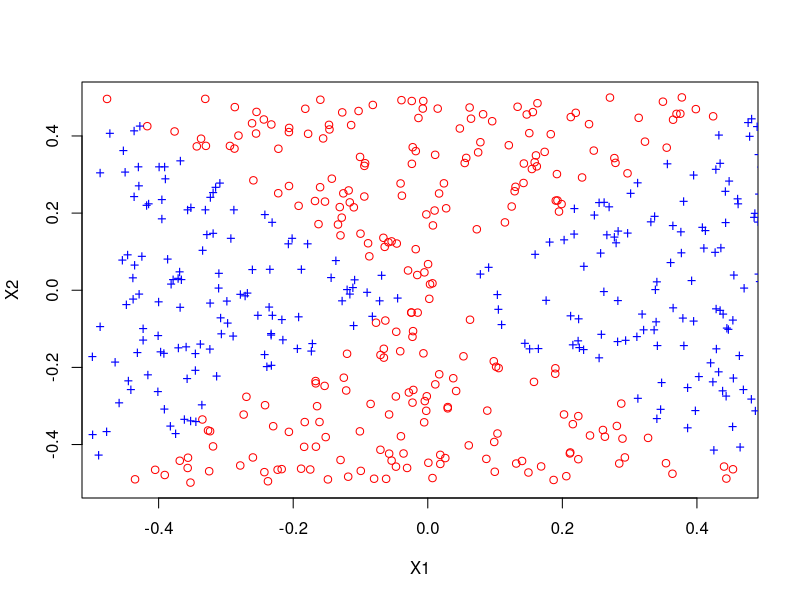
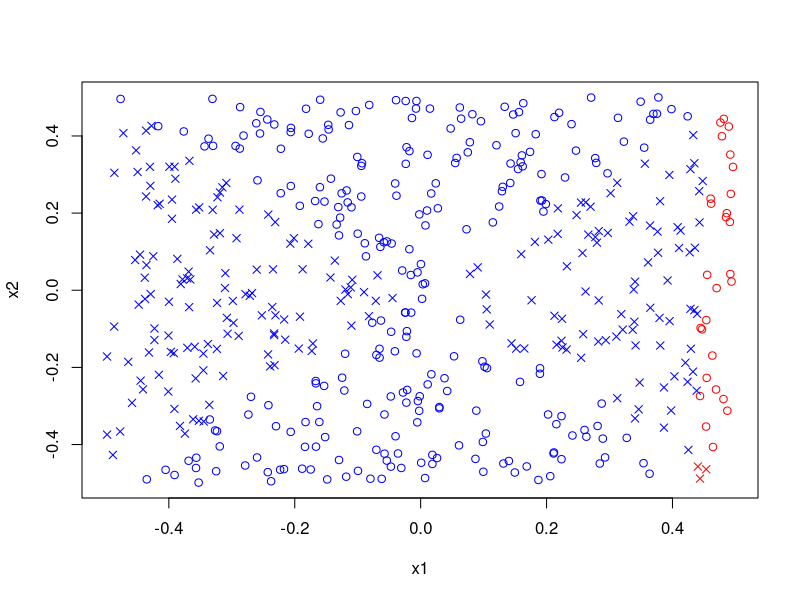
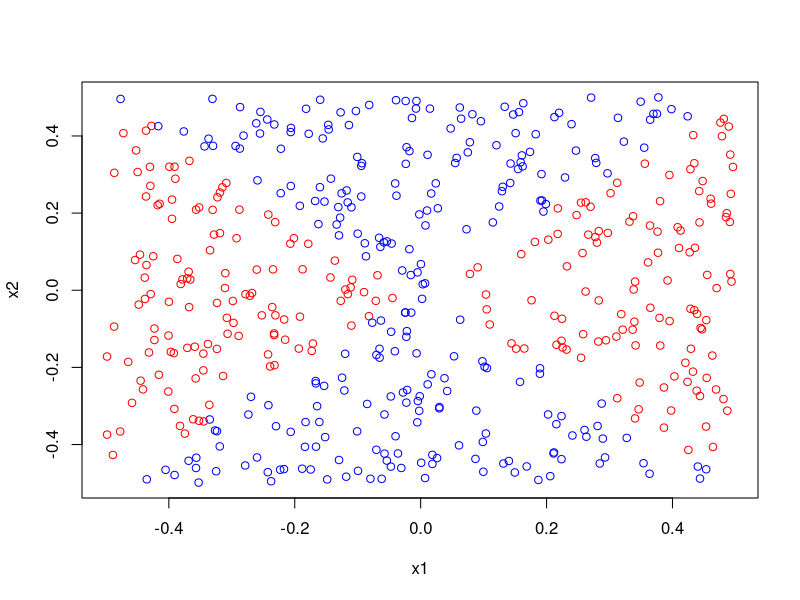
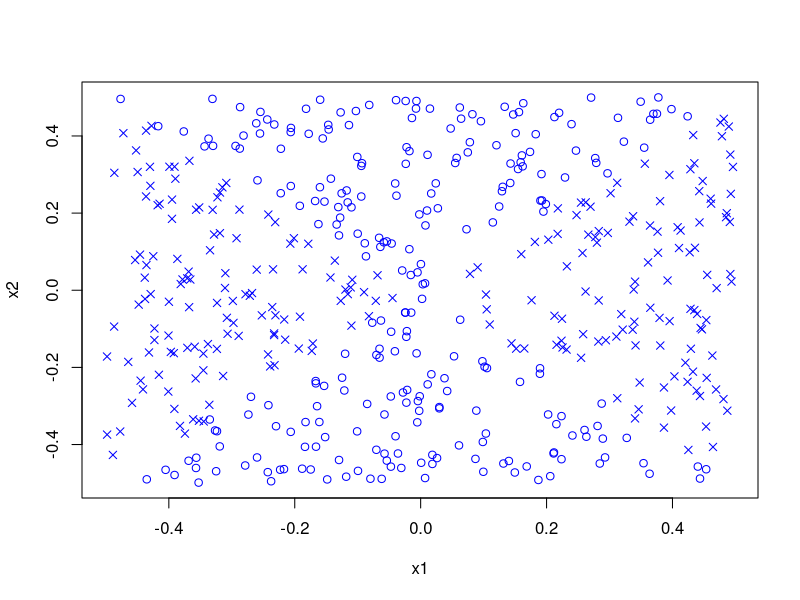
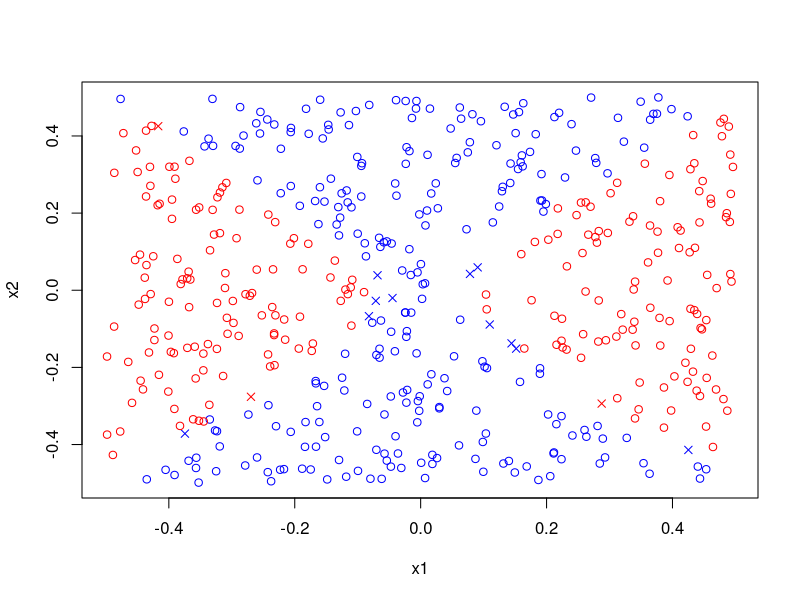

R code for these plots, in order:
## ---- chunk 1
set.seed(1)
## Directly from ISLR Book

# 2x  Obs in a Uniform distribution 
x1 <- runif(500) - 0.5
x2 <- runif(500) - 0.5

# Quadratic 
y <- 1 * (x1^2 - x2^2 > 0)
## ---- chunk 2
# Plot obs from x1 or x2 where y is 0 in red
plot(x1[y == 0], x2[y == 0], col = "red", xlab = "X1", ylab = "X2", pch = 1)

# Draw obs from x1 or x2 where y is 1 in blue
# Points is a generic function to draw a sequence 
# of points at the specified coordinates.
# pch is plotting character (can be character or number)
points(x1[y == 1], x2[y == 1], col = "blue", pch = "+")

# The plot clearly shows non-linear decision boundary.
## ---- chunk 3
## Fit logit model
glm.fit = glm(y ~ . ,family = 'binomial', data = data.frame(x1, x2, y))

summary(glm.fit)

# We can see from the summary that both variables 
# are insignificant for predicting y.
## ---- chunk 4
## Predictions from out model (Returns the log odds value).
glm.pred <- predict(glm.fit, data.frame(x1,x2)) 

## Plotting classifications
# 1. Color (col) is set conditionally 
#   If predicted as 1 then red, if 0 then blue.
plot(x1, x2, col = ifelse(glm.pred > 0,'red','blue'), 
     # 2. Shape (pch) is set conditionally
     #   If predicted value is correct then plot circles
     #   If predict is wrong (different y) then plot crosses.
     pch = ifelse(as.integer(glm.pred > 0) == y, 1, 4))

# It is clear that this model performs poorly 
# as it predicts class 0 for nearly all observations.

# We can see where the decsion boundary is drawn,
# between the blue and red points.
## ---- chunk 5
# Logit model with non-linear functions (in this case quadratic poly).
glm.fit.2 <- glm(y ~ poly(x1, 2) + poly(x2, 2), 
              family = 'binomial', data = data.frame(x1, x2, y))
## ---- chunk 6
# Returns the log-odds.
glm.pred <- predict(glm.fit.2, data.frame(x1,x2)) 
plot(x1, x2, col = ifelse(glm.pred>0,'red','blue'), 
     pch = ifelse(as.integer(glm.pred>0) == y,1,4))

# Again, the circles are observations that are classified correctly. 
# As we can see from the absence of crosses, 
# all training observations are correctly classified.
## ---- chunk 7
library(e1071)

# Same as before but with a linear SVM
# Remember to encode y as a factor.
# cost default to 1 if no value is provided.
svm.fit <- svm(y ~ . ,data = data.frame(x1, x2, y = as.factor(y)),
               kernel='linear')

# Use SVM to get predicted values
svm.pred <- predict(svm.fit, data.frame(x1,x2), type='response')

# Plot the predictions, same as before
#   All predictions are blue (i.e. 0)
plot(x1, x2, col = ifelse(svm.pred != 0,'red','blue'), 
     pch = ifelse(svm.pred == y, 1, 4))

# Correct are circles, misclassifications are crosses.
## ---- chunk 8
# RBF SVM with gamma of 1 and remembering that y needs to be a factor.
# (Practical recommendation for increasing gamma exponentially)
svm.fit <- svm(y ~ ., data = data.frame(x1,x2, y = as.factor(y)), 
               kernel = 'radial', gamma = 1)

# Use SVM to predict values
svm.pred <- predict(svm.fit, data.frame(x1,x2), type = 'response')

# Conditional plotting where color is predicted 
# classes and crosses are misclassifications.
plot(x1, x2, col = ifelse(svm.pred != 0,'red','blue'), 
     pch = ifelse(svm.pred == y, 1, 4))

# The non-linear decision boundary on predicted 
# labels closely resembles the true decision boundary.
